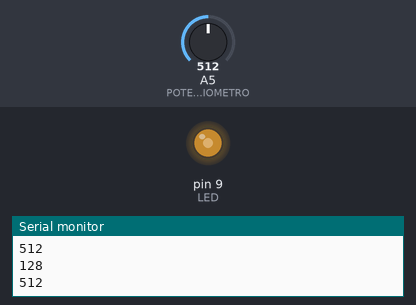
Bench run of a sketch on a simulated Arduino Uno, built with avr-gcc and run on an emulated ATmega328P. Shown: output pins drawn as LEDs (lit = HIGH), the last lines printed to the serial monitor. The test bench sets the inputs (shaded band); at power-on: A5 (POTENCIOMETRO) = 512.

Above: at 1.2 s.
1.3 s: A5 (POTENCIOMETRO) set to 716
At 1.8 s:
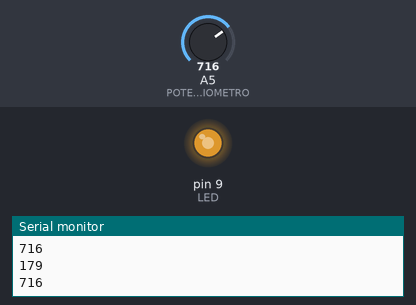
2.8 s: A5 (POTENCIOMETRO) set to 900
At 4.0 s:
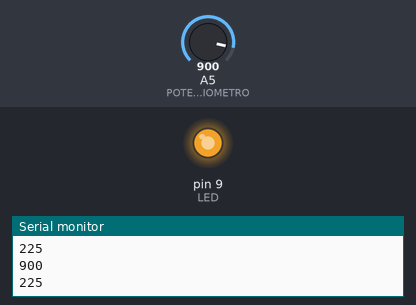
4.3 s: A5 (POTENCIOMETRO) set to 122
At 5.1 s:
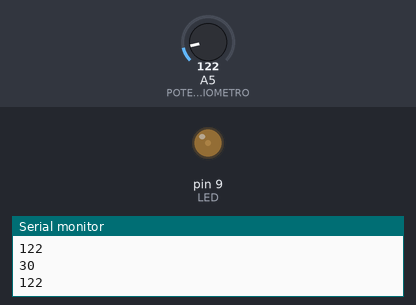
5.8 s: A5 (POTENCIOMETRO) set to 0
At 6.3 s:
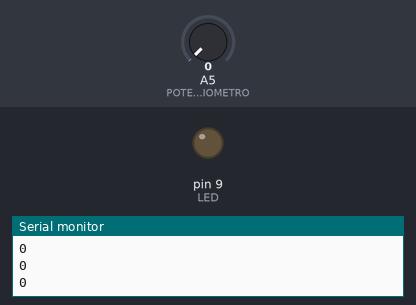
Timing chart, 0 to 8.3 s (numbered marks = the images above; inputs shaded):
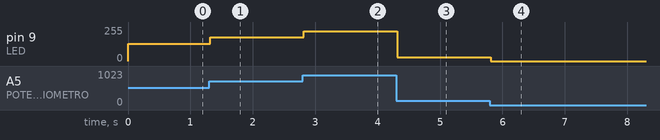

Measured:
- after the input at 1.3 s, pin 9 (LED): 128/255 → 179/255 at once
- after the input at 2.8 s, pin 9 (LED): 179/255 → 225/255 at once
- after the input at 4.3 s, pin 9 (LED): 225/255 → 30/255 at once
- after the input at 5.8 s, pin 9 (LED): 30/255 → 0/255 at once

The sketch:

4-dimmer.ino
```cpp
#define LED 9
#define POTENCIOMETRO A5

int valor_potenciometro;

void setup()
{
  pinMode(LED, OUTPUT);
  pinMode(POTENCIOMETRO, INPUT);
  Serial.begin(9600);
}

void loop()
{
  valor_potenciometro = analogRead(POTENCIOMETRO);
  Serial.println(valor_potenciometro);
  Serial.println(valor_potenciometro/4);
  analogWrite(LED, valor_potenciometro/4);
}
```
